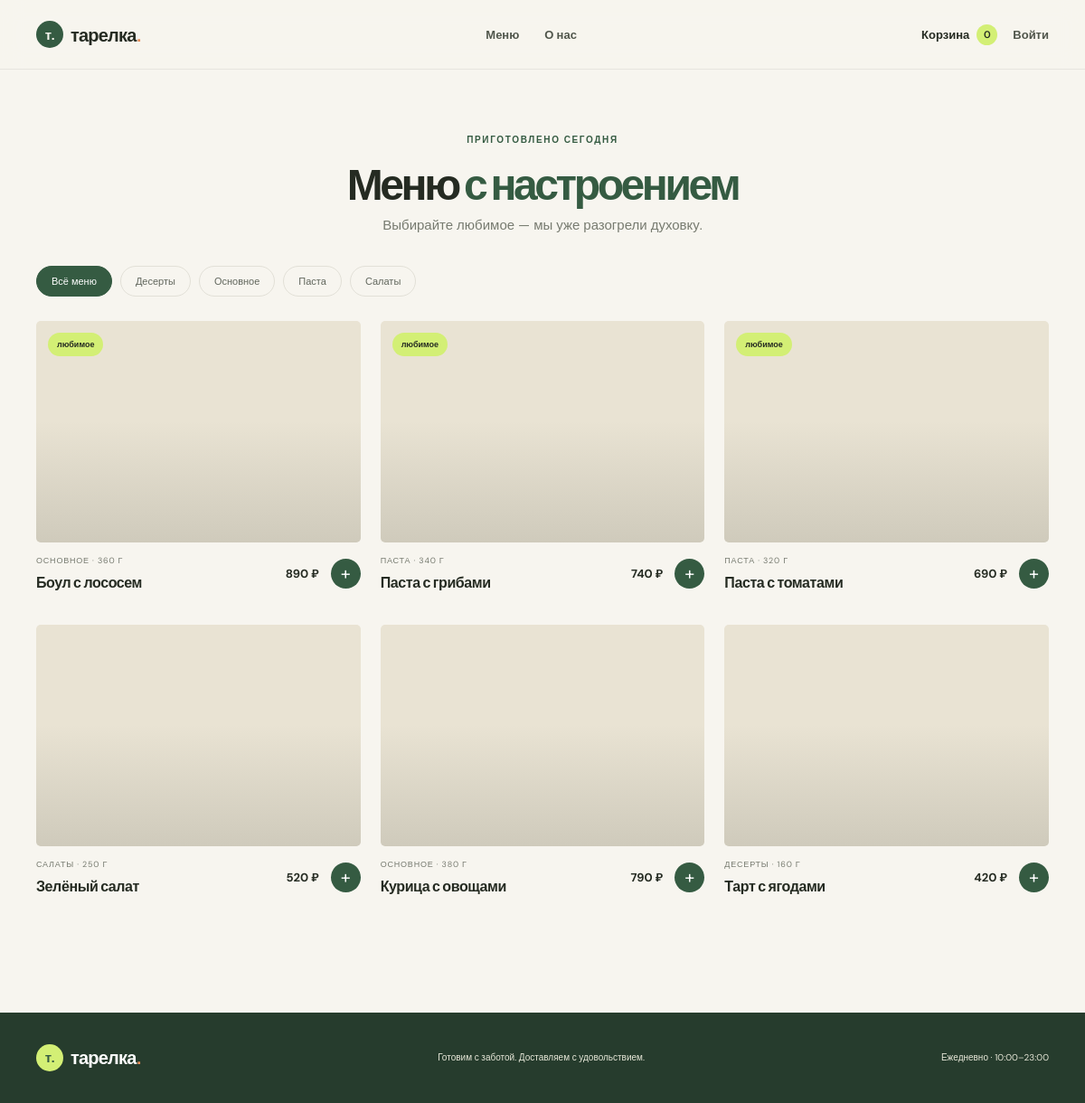
The app's page /menu/ with its own data.
### menu/models.py (models this page shows, shortened)
class Category(models.Model):
    name = models.CharField("название", max_length=80, unique=True)
    slug = models.SlugField("слаг", max_length=90, unique=True)
    description = models.CharField("описание", max_length=180, blank=True)
    class Meta:
        ordering = ["name"]
        verbose_name = "категория"
        verbose_name_plural = "категории"

class Product(models.Model):
    category = models.ForeignKey(
        Category, on_delete=models.PROTECT, related_name="products", verbose_name="категория"
    )
    name = models.CharField("название", max_length=120)
    slug = models.SlugField("слаг", max_length=140, unique=True)
    description = models.TextField("описание")
    price = models.PositiveIntegerField("цена, ₽")
    weight = models.CharField("вес / объём", max_length=40)
    image_url = models.URLField("ссылка на изображение", blank=True)
    is_available = models.BooleanField("есть в меню", default=True)
    is_popular = models.BooleanField("популярное", default=False)
    class Meta:
        ordering = ["-is_popular", "name"]
        verbose_name = "блюдо"
        verbose_name_plural = "блюда"
    def get_absolute_url(self):
        return reverse("product_detail", kwargs={"slug": self.slug})

### menu/views.py (the view)
# urls.py: path("menu/", views.catalog, name="catalog"),
def catalog(request):
    products = Product.objects.filter(is_available=True).select_related("category")
    categories = Category.objects.all()
    category_slug = request.GET.get("category")
    if category_slug:
        products = products.filter(category__slug=category_slug)
    return render(
        request,
        "menu/catalog.html",
        {"products": products, "categories": categories, "active_category": category_slug},
    )

### menu/context_processors.py (called while the page is built)
def cart(request):
    items = request.session.get("cart", {})
    return {"cart_count": sum(items.values())}

### templates/menu/catalog.html (shortened to what this page needs)
{% extends "base.html" %}
{% block content %}
<section class="page-intro container">
  <span class="eyebrow">Приготовлено сегодня</span><h1>Меню <em>с настроением</em></h1>
  <p>Выбирайте любимое — мы уже разогрели духовку.</p>
</section>
<section class="container catalog-section">
  <div class="filter-row">
    <a class="filter-chip{% if not active_category %} is-active{% endif %}" href="{% url 'catalog' %}">Всё меню</a>
    {% for category in categories %}<a class="filter-chip{% if active_category == category.slug %} is-active{% endif %}" href="{% url 'catalog' %}?category={{ category.slug }}">{{ category.name }}</a>{% endfor %}
  </div>
  <div class="product-grid">
    {% for product in products %}{% include "menu/partials/product_card.html" with product=product %}{% empty %}
      <div class="empty-state">В этой категории пока нет блюд. Выберите другую категорию.</div>
    {% endfor %}
  </div>
</section>
{% endblock %}

### templates/base.html (shortened to what this page needs)
{% load static %}
<!doctype html>
<html lang="ru">
<head>
  <link rel="stylesheet" href="{% static 'css/site.css' %}">
</head>
<body>
  <header class="site-header">
    <div class="container nav-wrap">
      <a class="brand" href="{% url 'home' %}"><span class="brand-mark">т.</span> тарелка<span class="brand-dot">.</span></a>
      <nav class="main-nav" aria-label="Главная навигация">
        <a href="{% url 'catalog' %}">Меню</a>
        <a href="{% url 'home' %}#about">О нас</a>
      </nav>
      <div class="nav-actions">
        <a class="cart-link" href="{% url 'checkout' %}" aria-label="Корзина">Корзина <span class="cart-count">{{ cart_count }}</span></a>
        {% if user.is_authenticated %}
          <a class="account-link" href="{% url 'profile' %}">{{ user.first_name|default:user.username }}</a>
          <form class="inline-form" action="{% url 'logout' %}" method="post">{% csrf_token %}<button class="text-button" type="submit">Выйти</button></form>
        {% else %}
          <a class="account-link" href="{% url 'login' %}">Войти</a>
        {% endif %}
      </div>
    </div>
  </header>
  <main>{% block content %}{% endblock %}</main>
  <footer class="site-footer">
    <div class="container footer-inner">
      <a class="brand brand-light" href="{% url 'home' %}"><span class="brand-mark">т.</span> тарелка<span class="brand-dot">.</span></a>
      <span>Готовим с заботой. Доставляем с удовольствием.</span>
      <span>Ежедневно · 10:00–23:00</span>
    </div>
  </footer>
</body>
</html>

### templates/menu/partials/product_card.html (shortened to what this page needs)
<article class="product-card">
  <a class="product-image" href="{{ product.get_absolute_url }}"{% if product.image_url %} style="background-image:url('{{ product.image_url }}')"{% endif %}>
    {% if product.is_popular %}<span class="product-badge">любимое</span>{% endif %}
  </a>
  <div class="product-info">
    <div><span class="product-category">{{ product.category.name }} · {{ product.weight }}</span><a href="{{ product.get_absolute_url }}"><h3>{{ product.name }}</h3></a></div>
    <div class="product-buy"><b>{{ product.price }} ₽</b>
      <form method="post" action="{% url 'add_to_cart' product.pk %}"><button class="add-button" type="submit" aria-label="Добавить {{ product.name }} в корзину">+</button></form>
    </div>
  </div>
</article>

### static/css/site.css (style rules this page uses)
:root { --paper: #f7f5ef; --ink: #252b22; --muted: #777b70; --green: #355b42; --lime: #d3ef75; --line: #e2e0d7; --white: #fffefa; }
* { box-sizing: border-box; }
html { scroll-behavior: smooth; }
body { margin: 0; color: var(--ink); background: var(--paper); font-family: "DM Sans", sans-serif; font-size: 15px; }
a { color: inherit; text-decoration: none; }
button, input, select, textarea { font: inherit; }
.container { width: min(1120px, calc(100% - 48px)); margin: 0 auto; }
.site-header { position: sticky; z-index: 5; top: 0; border-bottom: 1px solid rgba(37,43,34,.08); background: rgba(247,245,239,.94); backdrop-filter: blur(12px); }
.nav-wrap { height: 76px; display: flex; align-items: center; justify-content: space-between; gap: 30px; }
.brand { display: inline-flex; align-items: center; gap: 8px; font-family: Manrope, sans-serif; font-size: 20px; font-weight: 800; letter-spacing: -.8px; white-space: nowrap; }
.brand-mark { display: grid; width: 30px; height: 30px; place-items: center; border-radius: 50%; color: var(--paper); background: var(--green); font-size: 15px; }
.brand-dot { margin-left: -8px; color: #e78d58; }
.main-nav, .nav-actions { display: flex; align-items: center; gap: 28px; }
.main-nav a, .account-link, .text-button { color: #50564b; font-size: 13px; font-weight: 600; }
.nav-actions { gap: 17px; }
.cart-link { display: flex; align-items: center; gap: 8px; font-size: 13px; font-weight: 600; }
.cart-count { display: grid; width: 23px; height: 23px; place-items: center; border-radius: 50%; background: var(--lime); font-size: 11px; }
.eyebrow { display: inline-flex; align-items: center; gap: 8px; color: var(--green); font-size: 10px; font-weight: 700; letter-spacing: 1.65px; text-transform: uppercase; }
h1, h2, h3, p { margin-top: 0; }
h1, h2, h3 { font-family: Manrope, sans-serif; }
.hero h1, .page-intro h1, .auth-aside h1, .detail-copy h1 { margin: 21px 0 17px; font-size: clamp(42px, 5.2vw, 66px); line-height: 1.08; letter-spacing: -3.4px; font-weight: 700; }
h1 em, h2 em { color: var(--green); font-style: normal; }
.product-grid { display: grid; grid-template-columns: repeat(3, 1fr); gap: 22px; }
.product-card { min-width: 0; }
.product-image, .detail-image { position: relative; display: grid; min-height: 245px; overflow: hidden; place-items: center; border-radius: 5px; background-color: #e9e3d3; background-position: center; background-size: cover; }
.product-image::after { position: absolute; inset: 45% 0 0; background: linear-gradient(transparent, rgba(20,25,18,.12)); content: ""; }
.product-badge { position: absolute; z-index: 1; top: 13px; left: 13px; padding: 7px 10px; border-radius: 30px; background: var(--lime); font-size: 9px; font-weight: 700; }
.product-info { display: flex; align-items: center; justify-content: space-between; gap: 10px; padding: 14px 0; }
.product-category { display: block; color: var(--muted); font-size: 9px; letter-spacing: .8px; text-transform: uppercase; }
.product-info h3 { margin: 7px 0 0; font-size: 16px; letter-spacing: -.4px; }
.product-buy { display: flex; align-items: center; gap: 13px; white-space: nowrap; font-size: 13px; }
.add-button { width: 33px; height: 33px; border: 0; border-radius: 50%; color: white; background: var(--green); font-size: 20px; cursor: pointer; }
.site-footer { margin-top: 50px; color: #e8e8d9; background: #263c2d; }
.footer-inner { min-height: 100px; display: flex; align-items: center; justify-content: space-between; gap: 18px; font-size: 10px; }
.brand-light { color: white; }
.brand-light .brand-mark { color: var(--green); background: var(--lime); }
.page-intro { padding-top: 66px; padding-bottom: 35px; text-align: center; }
.page-intro h1 { margin: 14px 0 10px; font-size: 48px; }
.page-intro p { margin: 0; color: var(--muted); }
.catalog-section { padding-bottom: 65px; }
.filter-row { display: flex; flex-wrap: wrap; gap: 9px; margin-bottom: 27px; }
.filter-chip { padding: 9px 16px; border: 1px solid var(--line); border-radius: 25px; color: #62675d; font-size: 11px; }
.filter-chip.is-active, .filter-chip:hover { border-color: var(--green); color: white; background: var(--green); }

### records on screen
Category: name "Десерты"
Category: name "Основное"
Category: name "Паста"
Category: name "Салаты"
Product: is_popular "любимое", category.name "ОСНОВНОЕ", weight "360 Г", name "Боул с лососем", price "890"
Product: is_popular "любимое", category.name "ПАСТА", weight "340 Г", name "Паста с грибами", price "740"
Product: is_popular "любимое", category.name "ПАСТА", weight "320 Г", name "Паста с томатами", price "690"
Product: category.name "САЛАТЫ", weight "250 Г", name "Зелёный салат", price "520"
Product: category.name "ОСНОВНОЕ", weight "380 Г", name "Курица с овощами", price "790"
Product: category.name "ДЕСЕРТЫ", weight "160 Г", name "Тарт с ягодами", price "420"

### other values on screen
{{ cart_count }} "0"
